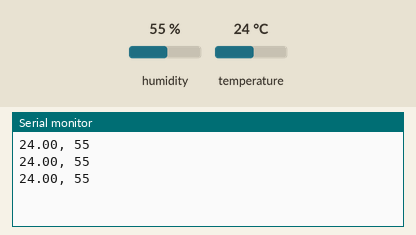
The sketch below on a simulated Arduino Uno, built with avr-gcc and run on an emulated ATmega328P. Shown: the last lines printed to the serial monitor. The test bench sets the inputs (shaded band); at power-on: humidity 55 %, temperature 24 °C.

Above: at 2.8 s.
2.9 s: humidity set to 22 %
At 5.5 s:
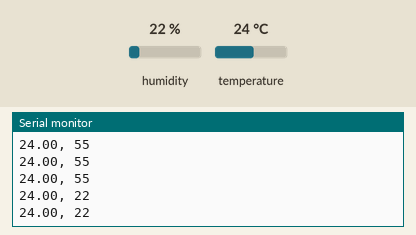
5.6 s: temperature set to 12 °C
At 7.6 s:
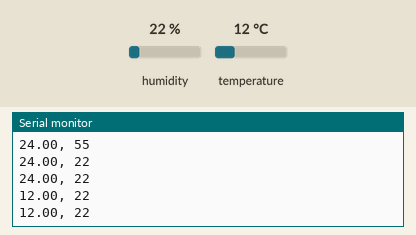
8.3 s: humidity set to 40 %
At 10.0 s:
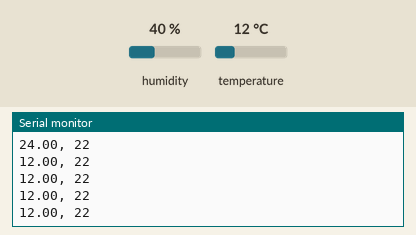
Timing chart, 0 to 11.5 s (numbered marks = the images above; inputs shaded):
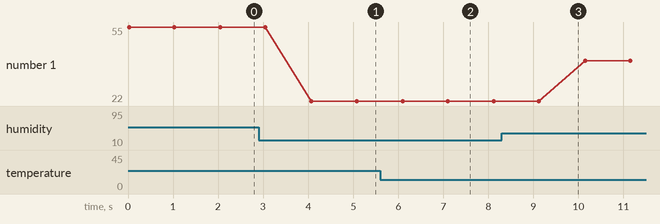

The sketch:

arduinoDHT11.ino
```cpp
#include <DHT.h>
#define Type DHT11

int sensorPin = 9;
float temperature;
int humidity;
int delaytime = 1000;

DHT HT(sensorPin, Type);

void setup() {
  Serial.begin(115200);
  HT.begin();
}


void loop() {
  temperature = HT.readTemperature();
  humidity = HT.readHumidity();
  Serial.print(temperature);
  Serial.print(", ");
  Serial.println(humidity);
  delay(delaytime);


}
```

Measured:
- after the input at 2.9 s, the serial monitor: prints a new line after 1.2 s (image 1)
- after the input at 5.6 s, the serial monitor: prints a new line after 0.50 s (image 2)
- plotted number 1: 55 → 22 after the input at 2.9 s, 22 → 40 after the input at 8.3 s
